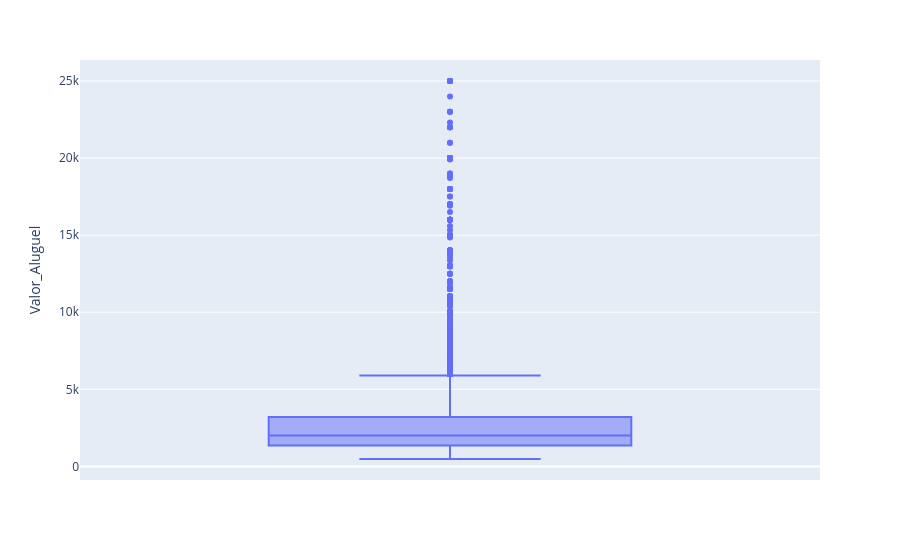

Notebook source saved alongside this figure:
### Code cell
#BOXPLOT interativo para verificar valores discrepantes.
fig = px.box(df, y="Valor_Aluguel")
fig.show()

### Figure 1 — Plotly figure (JSON) as saved in the notebook; plotly's stock layout.template omitted (floating-point values rounded to 4 significant figures; data arrays with more than 128 entries replaced by an {"elided": "..."} marker saying what was removed)
{"data": [{"alignmentgroup": "True", "hovertemplate": "Valor_Aluguel=%{y}<extra></extra>", "legendgroup": "", "marker": {"color": "#636efa"}, "name": "", "notched": false, "offsetgroup": "", "orientation": "v", "showlegend": false, "type": "box", "x0": " ", "xaxis": "x", "y": {"elided": "7203 int values"}, "y0": " ", "yaxis": "y"}], "layout": {"boxmode": "group", "legend": {"tracegroupgap": 0}, "margin": {"t": 60}, "xaxis": {"anchor": "y", "domain": [0, 1]}, "yaxis": {"anchor": "x", "domain": [0, 1], "title": {"text": "Valor_Aluguel"}}}}
